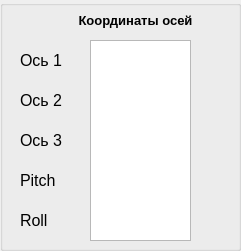
   <widget class="QGroupBox" name="groupBox_4">
    <property name="geometry">
     <rect>
      <x>30</x>
      <y>270</y>
      <width>241</width>
      <height>251</height>
     </rect>
    </property>
    <property name="title">
     <string/>
    </property>
    <property name="flat">
     <bool>true</bool>
    </property>
    <widget class="QLabel" name="anglesTbl">
     <property name="geometry">
      <rect>
       <x>40</x>
       <y>10</y>
       <width>191</width>
       <height>20</height>
      </rect>
     </property>
     <property name="font">
      <font>
       <pointsize>10</pointsize>
       <weight>75</weight>
       <bold>true</bold>
      </font>
     </property>
     <property name="text">
      <string>Координаты осей</string>
     </property>
     <property name="alignment">
      <set>Qt::AlignCenter</set>
     </property>
    </widget>
    <widget class="QLabel" name="label_16">
     <property name="geometry">
      <rect>
       <x>20</x>
       <y>90</y>
       <width>61</width>
       <height>20</height>
      </rect>
     </property>
     <property name="font">
      <font>
       <pointsize>12</pointsize>
      </font>
     </property>
     <property name="text">
      <string>Ось 2</string>
     </property>
    </widget>
    <widget class="QLabel" name="label_19">
     <property name="geometry">
      <rect>
       <x>20</x>
       <y>50</y>
       <width>61</width>
       <height>20</height>
      </rect>
     </property>
     <property name="font">
      <font>
       <pointsize>12</pointsize>
      </font>
     </property>
     <property name="text">
      <string>Ось 1</string>
     </property>
    </widget>
    <widget class="QLabel" name="label_20">
     <property name="geometry">
      <rect>
       <x>20</x>
       <y>210</y>
       <width>51</width>
       <height>20</height>
      </rect>
     </property>
     <property name="font">
      <font>
       <pointsize>12</pointsize>
      </font>
     </property>
     <property name="text">
      <string>Roll</string>
     </property>
    </widget>
    <widget class="QLabel" name="label_21">
     <property name="geometry">
      <rect>
       <x>20</x>
       <y>170</y>
       <width>61</width>
       <height>20</height>
      </rect>
     </property>
     <property name="font">
      <font>
       <pointsize>12</pointsize>
      </font>
     </property>
     <property name="text">
      <string>Pitch</string>
     </property>
    </widget>
    <widget class="QLabel" name="label_22">
     <property name="geometry">
      <rect>
       <x>20</x>
       <y>130</y>
       <width>61</width>
       <height>20</height>
      </rect>
     </property>
     <property name="font">
      <font>
       <pointsize>12</pointsize>
      </font>
     </property>
     <property name="text">
      <string>Ось 3</string>
     </property>
    </widget>
    <widget class="QTableWidget" name="tableWidget">
     <property name="geometry">
      <rect>
       <x>90</x>
       <y>40</y>
       <width>101</width>
       <height>201</height>
      </rect>
     </property>
    </widget>
    <widget class="QLabel" name="label_T3">
     <property name="geometry">
      <rect>
       <x>100</x>
       <y>130</y>
       <width>81</width>
       <height>20</height>
      </rect>
     </property>
     <property name="text">
      <string/>
     </property>
     <property name="alignment">
      <set>Qt::AlignCenter</set>
     </property>
    </widget>
    <widget class="QLabel" name="label_T1">
     <property name="geometry">
      <rect>
       <x>100</x>
       <y>50</y>
       <width>81</width>
       <height>20</height>
      </rect>
     </property>
     <property name="text">
      <string/>
     </property>
     <property name="alignment">
      <set>Qt::AlignCenter</set>
     </property>
    </widget>
    <widget class="QLabel" name="label_T4">
     <property name="geometry">
      <rect>
       <x>100</x>
       <y>170</y>
       <width>81</width>
       <height>20</height>
      </rect>
     </property>
     <property name="text">
      <string/>
     </property>
     <property name="alignment">
      <set>Qt::AlignCenter</set>
     </property>
    </widget>
    <widget class="QLabel" name="label_T2">
     <property name="geometry">
      <rect>
       <x>100</x>
       <y>90</y>
       <width>81</width>
       <height>20</height>
      </rect>
     </property>
     <property name="text">
      <string/>
     </property>
     <property name="alignment">
      <set>Qt::AlignCenter</set>
     </property>
    </widget>
    <widget class="QLabel" name="label_T5">
     <property name="geometry">
      <rect>
       <x>100</x>
       <y>210</y>
       <width>81</width>
       <height>20</height>
      </rect>
     </property>
     <property name="text">
      <string/>
     </property>
     <property name="alignment">
      <set>Qt::AlignCenter</set>
     </property>
    </widget>
   </widget>
